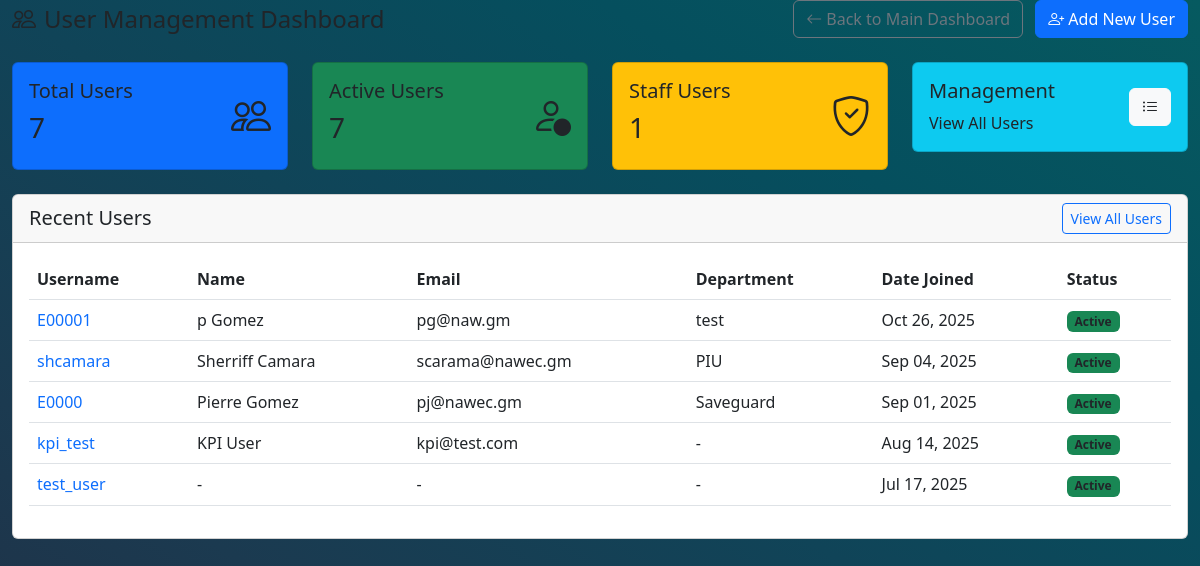
/user-accounts/dashboard/ (signed in), run on the app's committed database.
### accounts/models.py (models this page shows, shortened)
class User(AbstractUser):
    department = models.CharField(max_length=100, null=True, blank=True)
    groups = models.ManyToManyField(
        'auth.Group',
        related_name='custom_user_groups',
        blank=True,
        help_text='The groups this user belongs to.'
    )
    user_permissions = models.ManyToManyField(
        'auth.Permission',
        related_name='custom_user_permissions',
        blank=True,
        help_text='Specific permissions for this user.'
    )

### accounts/views.py (the view)
# urls.py: path('dashboard/', views.user_dashboard, name='user_dashboard'),
@login_required
@user_passes_test(is_admin)
def user_dashboard(request):
    total_users = User.objects.count()
    active_users = User.objects.filter(is_active=True).count()
    staff_users = User.objects.filter(is_staff=True).count()
    recent_users = User.objects.order_by('-date_joined')[:5]
    context = {
        'total_users': total_users,
        'active_users': active_users,
        'staff_users': staff_users,
        'recent_users': recent_users,
    }
    return render(request, 'accounts/user_dashboard.html', context)

### accounts/views.py (called while the page is built)
def is_admin(user):
    return user.is_superuser or user.is_staff

### templates/accounts/user_dashboard.html (shortened to what this page needs)
{% extends "base.html" %}
{% load widget_tweaks %}
{% block content %}
<div class="container-fluid">
    <div class="row">
        <div class="col-12">
            <div class="d-flex justify-content-between align-items-center mb-4">
                <h2 class="h4 text-dark mb-0">
                    <i class="bi bi-people me-2"></i>User Management Dashboard
                </h2>
                <div>
                    <a href="{% url 'main_dashboard' %}" class="btn btn-outline-secondary me-2">
                        <i class="bi bi-arrow-left me-1"></i>Back to Main Dashboard
                    </a>
                    <a href="{% url 'accounts:user_create' %}" class="btn btn-primary">
                        <i class="bi bi-person-plus me-1"></i>Add New User
                    </a>
                </div>
            </div>
            <div class="row mb-4">
                <div class="col-md-3">
                    <div class="card bg-primary text-white">
                        <div class="card-body">
                            <div class="d-flex justify-content-between">
                                <div>
                                    <h5 class="card-title">Total Users</h5>
                                    <h3>{{ total_users }}</h3>
                                </div>
                                <div class="align-self-center">
                                    <i class="bi bi-people fs-1"></i>
                                </div>
                            </div>
                        </div>
                    </div>
                </div>
                <div class="col-md-3">
                    <div class="card bg-success text-white">
                        <div class="card-body">
                            <div class="d-flex justify-content-between">
                                <div>
                                    <h5 class="card-title">Active Users</h5>
                                    <h3>{{ active_users }}</h3>
                                </div>
                                <div class="align-self-center">
                                    <i class="bi bi-person-check fs-1"></i>
                                </div>
                            </div>
                        </div>
                    </div>
                </div>
                <div class="col-md-3">
                    <div class="card bg-warning text-white">
                        <div class="card-body">
                            <div class="d-flex justify-content-between">
                                <div>
                                    <h5 class="card-title">Staff Users</h5>
                                    <h3>{{ staff_users }}</h3>
                                </div>
                                <div class="align-self-center">
                                    <i class="bi bi-shield-check fs-1"></i>
                                </div>
                            </div>
                        </div>
                    </div>
                </div>
                <div class="col-md-3">
                    <div class="card bg-info text-white">
                        <div class="card-body">
                            <div class="d-flex justify-content-between">
                                <div>
                                    <h5 class="card-title">Management</h5>
                                    <p class="card-text">View All Users</p>
                                </div>
                                <div class="align-self-center">
                                    <a href="{% url 'accounts:user_list' %}" class="btn btn-light">
                                        <i class="bi bi-list-ul"></i>
                                    </a>
                                </div>
                            </div>
                        </div>
                    </div>
                </div>
            </div>
            <div class="card">
                <div class="card-header d-flex justify-content-between align-items-center">
                    <h5 class="mb-0">Recent Users</h5>
                    <a href="{% url 'accounts:user_list' %}" class="btn btn-outline-primary btn-sm">
                        View All Users
                    </a>
                </div>
                <div class="card-body">
                    <div class="table-responsive">
                        <table class="table table-hover">
                            <thead>
                                <tr>
                                    <th>Username</th>
                                    <th>Name</th>
                                    <th>Email</th>
                                    <th>Department</th>
                                    <th>Date Joined</th>
                                    <th>Status</th>
                                </tr>
                            </thead>
                            <tbody>
                                {% for user in recent_users %}
                                <tr>
                                    <td>
                                        <a href="{% url 'accounts:user_detail' user.pk %}" class="text-decoration-none">
                                            {{ user.username }}
                                        </a>
                                    </td>
                                    <td>{{ user.get_full_name|default:"-" }}</td>
                                    <td>{{ user.email|default:"-" }}</td>
                                    <td>{{ user.department|default:"-" }}</td>
                                    <td>{{ user.date_joined|date:"M d, Y" }}</td>
                                    <td>
                                        {% if user.is_active %}
                                            <span class="badge bg-success">Active</span>
                                        {% else %}
                                            <span class="badge bg-danger">Inactive</span>
                                        {% endif %}
                                    </td>
                                </tr>
                                {% empty %}
                                <tr>
                                    <td colspan="6" class="text-center text-muted">No users found</td>
                                </tr>
                                {% endfor %}
                            </tbody>
                        </table>
                    </div>
                </div>
            </div>
        </div>
    </div>
</div>
{% endblock %}

### static/css/styles.css (style rules this page uses)
body { background-image: linear-gradient(to right top, #212f45, #1b3a50, #104458, #054f5e, #065a60); min-height: 100vh; }

### static/css/text-contrast.css (style rules this page uses)
.bg-white, .card-body, .card, .table, .form-control, .form-select, .list-group-item, .modal-content, .dropdown-menu { color: #212529 !important; }
.bg-white h1, .bg-white h2, .bg-white h3, .bg-white h4, .bg-white h5, .bg-white h6, .card h1, .card h2, .card h3, .card h4, .card h5, .card h6, .table h1, .table h2, .table h3, .table h4, .table h5, .table h6, .modal-content h1, .modal-content h2, .modal-content h3, .modal-content h4, .modal-content h5, .modal-content h6 { color: #212529 !important; }
.bg-white p, .bg-white span, .bg-white div, .bg-white td, .bg-white th, .bg-white label, .card p, .card span, .card div, .card td, .card th, .card label, .table p, .table span, .table div, .table td, .table th, .table label, .modal-content p, .modal-content span, .modal-content div, .modal-content td, .modal-content th, .modal-content label { color: #212529 !important; }
.container, .container-fluid, .row, .col { color: inherit; }
.btn-light { color: #212529 !important; }
.bg-white a:not(.btn):not(.nav-link), .card a:not(.btn):not(.nav-link), .modal-content a:not(.btn):not(.nav-link) { color: #0d6efd !important; }

### data on the page
User: username "E00001", get_full_name "p Gomez", email "pg@naw.gm", department "test", date_joined "Oct 26, 2025", is_active "Active"
User: username "shcamara", get_full_name "Sherriff Camara", email "scarama@nawec.gm", department "PIU", date_joined "Sep 04, 2025", is_active "Active"
User: username "E0000", get_full_name "Pierre Gomez", email "pj@nawec.gm", department "Saveguard", date_joined "Sep 01, 2025", is_active "Active"
User: username "kpi_test", get_full_name "KPI User", email "kpi@test.com", department "-", date_joined "Aug 14, 2025", is_active "Active"
User: username "test_user", get_full_name "-", email "-", department "-", date_joined "Jul 17, 2025", is_active "Active"

### other printed values
{{ total_users }} "7"
{{ active_users }} "7"
{{ staff_users }} "1"
